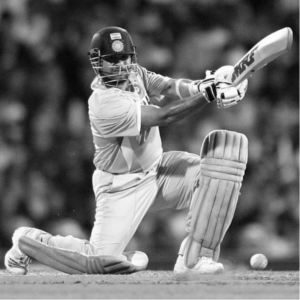
//> input picture src/lab/codes/test.png, 300 x 300 px
$ ./im_impphase test.png test.png   (built with g++ and OpenCV 4)
//> lines starting //> are read from the running program, lines starting //| are printed output that depends on the picture
#include<iostream>
#include<algorithm>
#include <opencv/cxcore.h>
#include<opencv/cv.h>
#include<opencv/highgui.h>

using namespace std;

int main(int argc, char ** argv)
{
	IplImage * magImage = cvLoadImage(argv[1],0);
//> magImage is the input picture: 300 rows x 300 cols, CV_8UC1; min 6, max 253, mean 112.4
	IplImage * phaseImage = cvLoadImage(argv[2],0);
	IplImage * realInput = cvCreateImage( cvGetSize(magImage), IPL_DEPTH_64F, 1);
        IplImage * imaginaryInput = cvCreateImage( cvGetSize(magImage), IPL_DEPTH_64F, 1);
        IplImage * complexInput = cvCreateImage( cvGetSize(magImage), IPL_DEPTH_64F, 2);

	cvScale(magImage, realInput, 1.0, 0.0);
        cvZero(imaginaryInput);
        cvMerge(realInput, imaginaryInput, NULL, NULL, complexInput);
	int dft_M = cvGetOptimalDFTSize( magImage->height - 1 );
//> dft_M = 300
        int dft_N = cvGetOptimalDFTSize( magImage->width - 1 );
//> dft_N = 300
	CvMat* dft_A, tmp;
	dft_A = cvCreateMat( dft_M, dft_N, CV_64FC2 );

	cvGetSubRect( dft_A, &tmp, cvRect(0,0, magImage->width, magImage->height));
        cvCopy( complexInput, &tmp, NULL );
        if( dft_A->cols > magImage->width )
        {
                cvGetSubRect( dft_A, &tmp, cvRect(magImage->width,0, dft_A->cols -
                                        magImage->width, magImage->height));
                cvZero( &tmp );
        }

        cvDFT( dft_A, dft_A, CV_DXT_FORWARD, complexInput->height );
	IplImage * re = cvCreateImage( cvSize(dft_N,dft_M), IPL_DEPTH_64F, 1);
	IplImage * im = cvCreateImage( cvSize(dft_N,dft_M), IPL_DEPTH_64F, 1);
	IplImage * mag = cvCreateImage( cvSize(dft_N,dft_M), IPL_DEPTH_64F, 1);
	cvSplit( dft_A, re, im, 0, 0 );
	cvPow( re, re, 2.0);
        cvPow( im, im, 2.0);
        cvAdd( re, im, mag, NULL);
        cvPow( mag, mag, 0.5 );

	cvScale(phaseImage, realInput, 1.0, 0.0);
        cvZero(imaginaryInput);
        cvMerge(realInput, imaginaryInput, NULL, NULL, complexInput);
        // [4 lines of commented-out code are left out]
        cvGetSubRect( dft_A, &tmp, cvRect(0,0, phaseImage->width, phaseImage->height));
        cvCopy( complexInput, &tmp, NULL );
        if( dft_A->cols > phaseImage->width )
        {
                cvGetSubRect( dft_A, &tmp, cvRect(phaseImage->width,0, dft_A->cols -
                                        phaseImage->width, phaseImage->height));
                cvZero( &tmp );
        }
        cvDFT( dft_A, dft_A, CV_DXT_FORWARD, complexInput->height );
        cvSplit( dft_A, re, im, 0, 0 );


	IplImage *realOutput = cvCreateImage(cvSize(dft_N,dft_M),IPL_DEPTH_64F,1);
	IplImage *imagOutput = cvCreateImage(cvSize(dft_N,dft_M),IPL_DEPTH_64F,1);
	IplImage *complexOutput = cvCreateImage(cvSize(dft_N,dft_M),IPL_DEPTH_64F,2);
	int r=cvGetSize(mag).height;
//> r = 300
	int c=cvGetSize(mag).width;
//> c = 300
	CvScalar s1,s2,s3,s4;
	for (int i=0;i<r;i++)
	{
		for (int j=0;j<c;j++)
		{
			s1=cvGet2D(mag,i,j);
			s2=cvGet2D(re,i,j);
			s3=cvGet2D(im,i,j);
			s4.val[0]=(s1.val[0]*s2.val[0])/(sqrt((s2.val[0]*s2.val[0]) + (s3.val[0]*s3.val[0])));
			cvSet2D(realOutput,i,j,s4);
			s4.val[0]=(s1.val[0]*s3.val[0])/(sqrt((s2.val[0]*s2.val[0]) + (s3.val[0]*s3.val[0])));
			cvSet2D(imagOutput,i,j,s4);
		}
	}
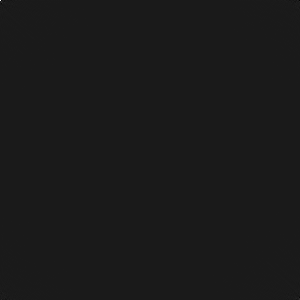
//> realOutput: 300 rows x 300 cols, CV_64FC1; min -1187278.9, max 10112193, mean 113; drawn with min black and max white
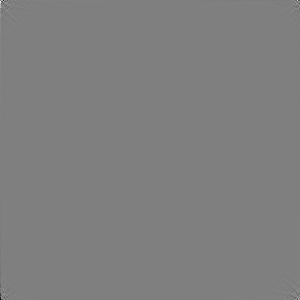
//> imagOutput: 300 rows x 300 cols, CV_64FC1; min -1186518.7, max 1186518.7, mean 0; drawn with min black and max white
//> after the loop, s1 = Scalar(1004704.2); s2 = Scalar(951646.2); s3 = Scalar(322180.1)
	cvMerge(realOutput, imagOutput, NULL, NULL, dft_A);
	cvDFT( dft_A, dft_A, CV_DXT_INVERSE_SCALE, dft_N);//complexInput->height );
        cvScale(dft_A,dft_A,0.001);
	cvSplit( dft_A, realOutput, imagOutput, 0, 0 );
        cvPow( realOutput, realOutput, 2.0);
        cvPow( imagOutput, imagOutput, 2.0);
        cvAdd( realOutput, imagOutput, realOutput, NULL);
        cvPow( realOutput, realOutput, 0.5 );
        cvAddS( realOutput, cvScalarAll(1.0), realOutput, NULL ); // 1 + Mag
        cvLog( realOutput, realOutput ); // log(1 + Mag)
	double m,M;
        cvMinMaxLoc(realOutput, &m, &M, NULL, NULL, NULL);
//> m = 0.00598; M = 0.226
        cvScale(realOutput, realOutput, 1.0/(M-m), 1.0*(-m)/(M-m));
	IplImage * Output = cvCreateImage(cvGetSize(realOutput),IPL_DEPTH_8U,1);
	CvPoint minLoc, maxLoc;
        double minVal = 0; double maxVal = 0;
        cvMinMaxLoc(realOutput, &minVal, &maxVal, &minLoc, &maxLoc, 0);
//> minVal = 3.47e-18; maxVal = 1; minLoc = Point(72, 76); maxLoc = Point(281, 30)
        cvCvtScaleAbs(realOutput,Output,255.0*(maxVal-minVal),0);
        cvSaveImage("impofphase.jpg",Output);


	cvReleaseImage(&re);
	cvReleaseImage(&im);
	cvReleaseImage(&mag);
	cvReleaseImage(&magImage);
	cvReleaseImage(&phaseImage);
	cvReleaseImage(&realInput);
	cvReleaseImage(&imaginaryInput);
	cvReleaseImage(&complexInput);
	cvReleaseImage(&realOutput);
	cvReleaseImage(&imagOutput);
	cvReleaseImage(&complexOutput);
	cvReleaseImage(&Output);
	cvReleaseMat(&dft_A);

	return 0;
}
